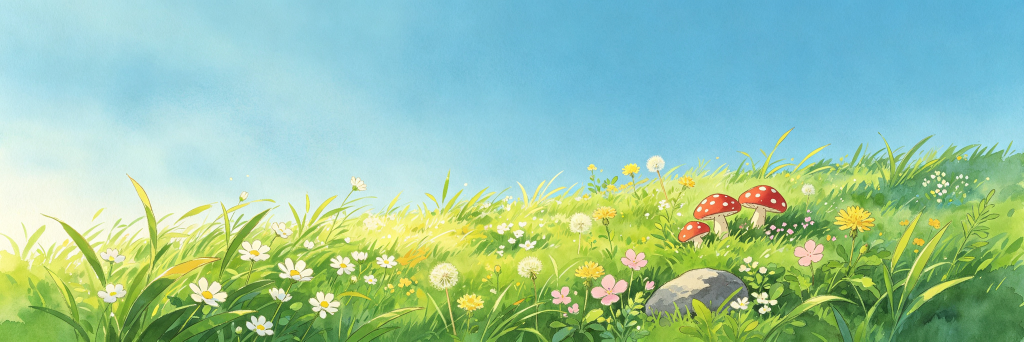
#> input picture footer-artwork/raw/03-near.png, 2048 x 683 px (shown at 1/2 size)
$ python fix_near_tile.py
#> lines starting #> are read from the running program, lines starting #| are printed output that depends on the picture; long printed decimals are rounded
# -*- coding: utf-8 -*-
"""近景层：选择底部草地区域最“平淡”的左右边缘做裁切窗，再 wrap crossfade。"""
from pathlib import Path
import numpy as np
from PIL import Image

ROOT = Path(__file__).resolve().parent
RAW = ROOT / "raw"
OUT = ROOT / "strips"

Y_TOP, BAND_H = 283, 400
TILE_W, TILE_H = 2400, 400
OV = 150
# 最终画面里近景真正显眼的 tile-y 区间（遮罩不透明~半透明区）
Y0, Y1 = 214, 400

src = Image.open(RAW / "03-near.png").convert("RGB")
#> src is the input picture: PIL image 2048x683 RGB; mean R, G, B 151.8, 197.3, 166.5
band0 = src.crop((0, Y_TOP, src.width, Y_TOP + BAND_H))
a0 = np.asarray(band0).astype(np.float32)

# 忙碌度：横向梯度能量（花/石头/蘑菇边缘强，纯草坡弱）
gray = a0.mean(axis=2)
gx = np.abs(np.diff(gray, axis=1))
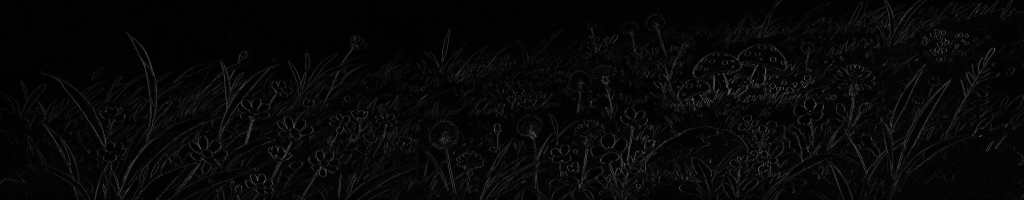
#> gx: shape (400, 2047) float32 (shown at 1/2 size); min 0, max 150.7, mean 7.7
gx = np.pad(gx, ((0, 0), (0, 1)), mode="edge")
#> gx: shape (400, 2048) float32
col_busy = gx[Y0:Y1].mean(axis=0)
#> col_busy = 2048 values, max 21.43 at index 1781, min 2.79 at index 13, mean 9.52
col_color = a0[Y0:Y1].mean(axis=0)
#> col_color = 2048 rows, first 8: [197.1, 220, 107.2], [196.4, 219.3, 105.5], [196.6, 219.4, 104.8], [196.9, 219.4, 104.4], [196.7, 218.9, 103.7], [196.3, 218.2, 102.7], [196.5, 218.5, 102.3], [196.8, 219, 102.4]

def win(x, arr, half=90):
    lo, hi = max(0, x - half), min(src.width, x + half)
    return arr[lo:hi].mean()

L = range(60, 520)
R = range(src.width - 520, src.width - 40)

cands = []
for xa in L:
    sa = win(xa, col_busy)
    for xb in R:
        if xb - xa < 1750:
            continue
        sb = win(xb, col_busy)
        dc = np.abs(col_color[xa - 50:xa + 50].mean(axis=0) - col_color[xb - 50:xb + 50].mean(axis=0)).mean()
        cands.append((sa + sb + dc / 120.0, xa, xb, sa, sb, dc))
#> this loop made 460 passes
#> sa on pass 1: 5.71
cands.sort(key=lambda c: c[0])
best = cands[0]
print("best:", best)
#| best: (12.465, 60, 2007, 5.715, 6.305, 53.476)
_, xa, xb, *_ = best

crop = band0.crop((xa, 0, xb, BAND_H)).resize((TILE_W, TILE_H), Image.LANCZOS)
arr = np.asarray(crop).astype(np.float32)
W = TILE_W - OV
left = arr[:, :OV].copy()
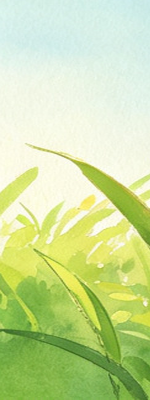
#> left: shape (400, 150, 3) float32; mean R, G, B 202.3, 222.5, 159.6
right = arr[:, W:W + OV].copy()
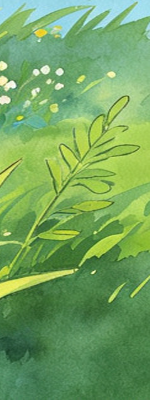
#> right: shape (400, 150, 3) float32; mean R, G, B 115.2, 164.3, 96.4
t = np.linspace(0, 1, OV, dtype=np.float32)[None, :, None]
arr[:, :OV] = left * t + right * (1.0 - t)
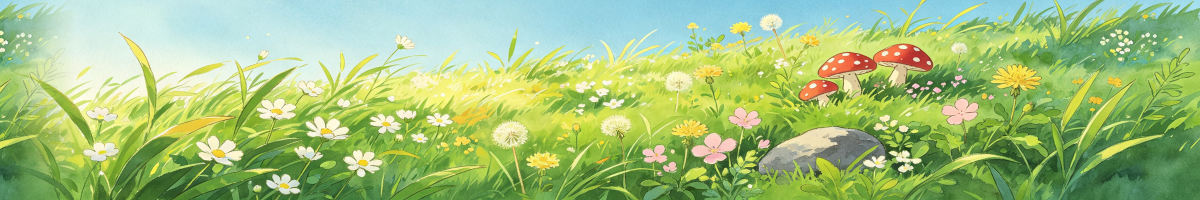
#> arr: shape (400, 2400, 3) float32 (shown at 1/2 size); mean R, G, B 161.2, 192.1, 124.8
tile = arr[:, :W]
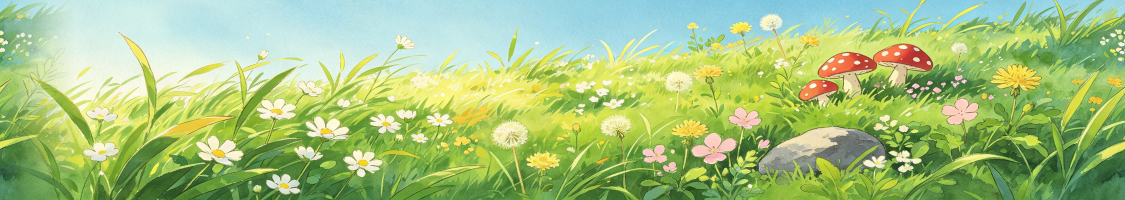
#> tile: shape (400, 2250, 3) float32 (shown at 1/2 size); mean R, G, B 164.3, 194, 126.7
Image.fromarray(np.clip(tile, 0, 255).astype(np.uint8)).save(OUT / "near.jpg", quality=88, optimize=True)
print("tile ->", (W, TILE_H), "window:", xa, xb)
#| tile -> (2250, 400) window: 60 2007

timg = Image.open(OUT / "near.jpg")
dup = Image.new("RGB", (W * 2, TILE_H))
#> dup: PIL image 4500x400 RGB; every value is 0
dup.paste(timg, (0, 0)); dup.paste(timg, (W, 0))
#> after `dup.paste(timg, (W, 0))`:
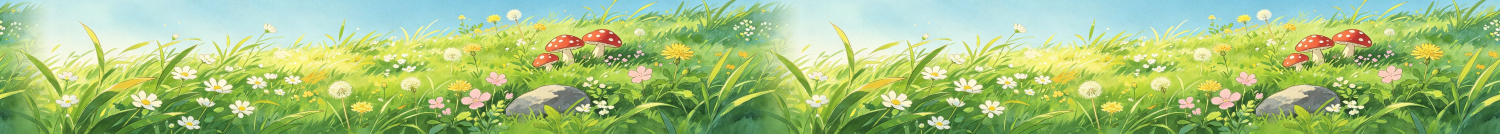
#> dup: PIL image 4500x400 RGB (shown at 1/3 size); mean R, G, B 164.2, 193.9, 126.7
dup.crop((W - 420, 0, W + 420, TILE_H)).save(OUT / "near-seam-zoom.jpg", quality=86)
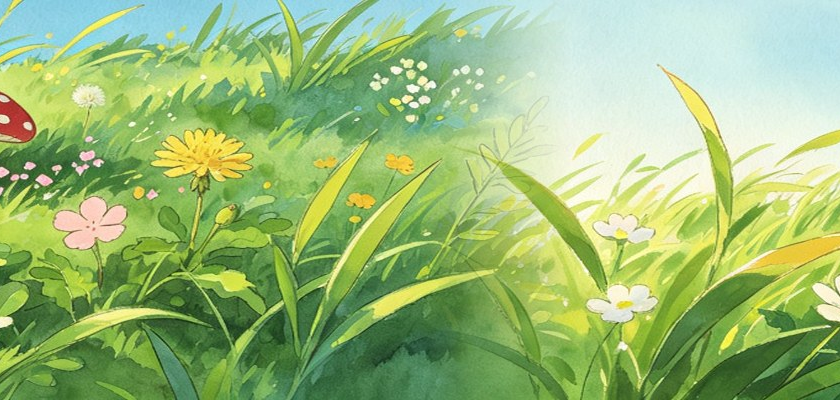
#> saved as near-seam-zoom.jpg: PIL image 840x400 RGB; mean R, G, B 153.9, 187.1, 120
